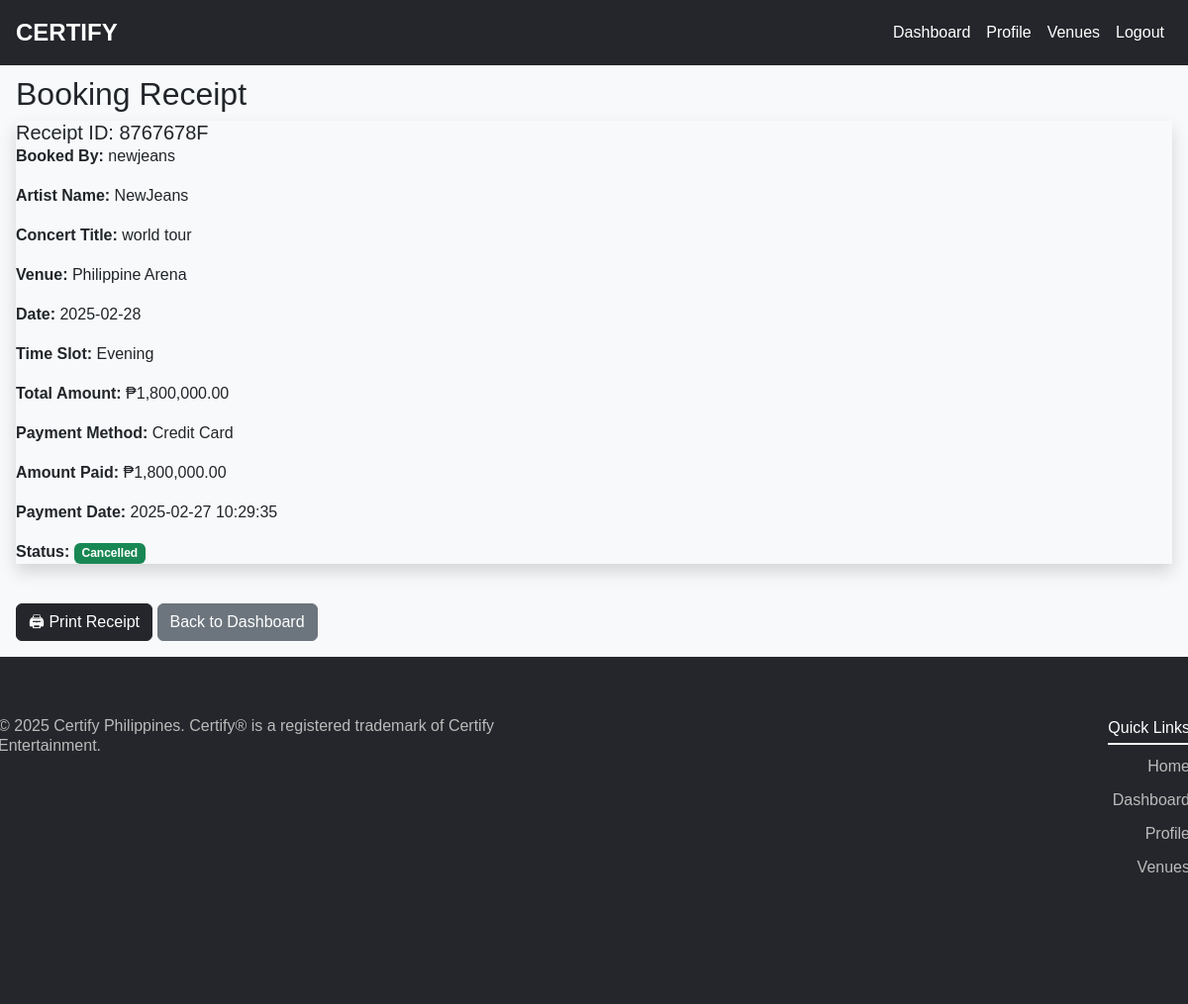
/view_receipt/12 (signed in), run on the app's committed database.
### models.py (models this page shows)
class Booking(db.Model):
    id = db.Column(db.Integer, primary_key=True)
    user_id = db.Column(db.Integer, db.ForeignKey('user.id'), nullable=False)
    venue_id = db.Column(db.Integer, db.ForeignKey('venue.id'), nullable=False)
    artist_name = db.Column(db.String(100), nullable=False)
    concert_title = db.Column(db.String(100), nullable=False)
    date = db.Column(db.Date, nullable=False)
    time_slot = db.Column(db.String(50), nullable=False)
    amount_expected = db.Column(db.Float, nullable=False)
    status = db.Column(db.String(20), default="Paid")
    receipt_id = db.Column(db.String(20), unique=True, nullable=False)
    transaction = db.relationship('Transaction', uselist=False, backref='booking')

class User(db.Model, UserMixin):
    id = db.Column(db.Integer, primary_key=True)
    agency_name = db.Column(db.String(100), nullable=False)
    username = db.Column(db.String(50), unique=True, nullable=False)
    password = db.Column(db.String(255), nullable=False)
    created_at = db.Column(db.DateTime, default=db.func.current_timestamp())
    bookings = db.relationship('Booking', backref='user', lazy=True)

class Venue(db.Model):
    id = db.Column(db.Integer, primary_key=True)
    name = db.Column(db.String(100), unique=True, nullable=False)
    location = db.Column(db.String(200), nullable=False)
    capacity = db.Column(db.Integer, nullable=False)
    morning_price = db.Column(db.Float, nullable=False)
    afternoon_price = db.Column(db.Float, nullable=False)
    evening_price = db.Column(db.Float, nullable=False)
    bookings = db.relationship('Booking', backref='venue', lazy=True)

class Transaction(db.Model):
    id = db.Column(db.Integer, primary_key=True)
    booking_id = db.Column(db.Integer, db.ForeignKey('booking.id'), nullable=False, unique=True)
    payment_method = db.Column(db.String(50), nullable=False)
    amount_paid = db.Column(db.Float, nullable=False)
    payment_date = db.Column(db.DateTime, default=db.func.current_timestamp())

### routes.py (the view)
@app.route('/view_receipt/<int:booking_id>')
@login_required
def view_receipt(booking_id):
    booking = Booking.query.get(booking_id)
    if not booking or booking.user_id != current_user.id:
        flash("Error: Unauthorized access.", "danger")
        return redirect(url_for('dashboard'))
    return render_template('receipt.html', booking=booking)

### routes.py (called while the page is built)
@login_manager.user_loader
def load_user(user_id):
    return User.query.get(int(user_id))

### templates/receipt.html (shortened to what this page needs)
{% extends 'base.html' %}
{% block content %}
<div class="ms-3 me-3 pt-4 mb-3">
<h2 class ="receipt">Booking Receipt</h2>
<div class="cardd shadow ">
    <div class="card-body">
        <h5 class="card-title">Receipt ID: {{ booking.receipt_id }}</h5>
        <p><strong>Booked By:</strong> {{ current_user.username }}</p>
        <p><strong>Artist Name:</strong> {{ booking.artist_name }}</p>
        <p><strong>Concert Title:</strong> {{ booking.concert_title }}</p>
        <p><strong>Venue:</strong> {{ booking.venue.name }}</p>
        <p><strong>Date:</strong> {{ booking.date }}</p>
        <p><strong>Time Slot:</strong> {{ booking.time_slot }}</p>
        <p><strong>Total Amount:</strong> ₱{{ "{:,.2f}".format(booking.amount_expected) }}</p>
        <p><strong>Payment Method:</strong> {{ booking.transaction.payment_method }}</p>
        <p><strong>Amount Paid:</strong> ₱{{ "{:,.2f}".format(booking.transaction.amount_paid) }}</p>
        <p><strong>Payment Date:</strong> {{ booking.transaction.payment_date.strftime('%Y-%m-%d %H:%M:%S') }}</p>
        <p><strong>Status:</strong> <span class="badge bg-success">{{ booking.status }}</span></p>
    </div>
</div>
<br>
<button onclick="window.print()" class="btn btn-primary">🖨 Print Receipt</button>
<a href="{{ url_for('dashboard') }}" class="btn btn-secondary">Back to Dashboard</a>
</div>
{% endblock %}

### static/css/styles.css (style rules this page uses)
html, body { margin: 0; padding: 0; overflow-x: hidden; }
body { background-color: #f8f9fa; font-family: 'Arial', sans-serif; padding: 0px 0px }
.btn-primary { background-color: #24262b; border-color: #24262b; }
.shadow { box-shadow: 0 4px 8px rgba(0, 0, 0, 0.1); }

### data on the page
Booking: receipt_id "8767678F", artist_name "NewJeans", concert_title "world tour", date "2025-02-28", time_slot "Evening", amount_expected "1,800,000.00", status "Cancelled"
User: username "newjeans"
Venue: venue.name "Philippine Arena"
Transaction: transaction.payment_method "Credit Card", transaction.amount_paid "1,800,000.00", transaction.payment_date "2025-02-27 10:29:35"
